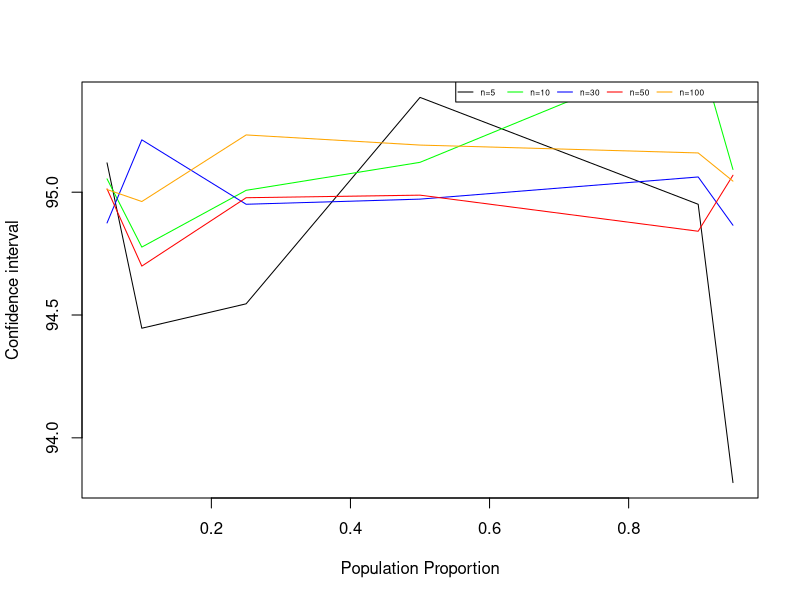

Generate this figure with R:
# Sample sizes.
N = c(5, 10,30, 50, 100)
# population proportion
P = c(0.05, 0.1, 0.25, 0.5, 0.9, 0.95)
# Coverage probabilities.
mat<-matrix(list(), nrow=5, ncol=1)
for (k in seq(1, 5, 1))
{
  n = N[k]
  CPS = NULL
  for (j in seq(1, 6, 1))
  {
    p = P[j]
    ci = mean(rnorm(n,95)) + (c(-1,1)*1.96*sqrt((p*(1-p))/n))
    CPS[j]=mean(ci)
  }
  show(n)
  show(CPS)
  mat[[k,1]] <- CPS
}
plot(P,as.numeric(mat[[1]]),type="l",xlab="Population Proportion",ylab="Confidence interval",col="black")
lines(P,as.numeric(mat[[2]]),col="green")
lines(P,as.numeric(mat[[3]]),col="blue")
lines(P,as.numeric(mat[[4]]),col="red")
lines(P,as.numeric(mat[[5]]),col="orange")
legend( x="topright", 
  legend=c("n=5","n=10","n=30","n=50","n=100"),
  col=c("black","green","blue","red","orange"),lwd=1,pch=c(NA,NA),cex = 0.50,ncol = 6)
